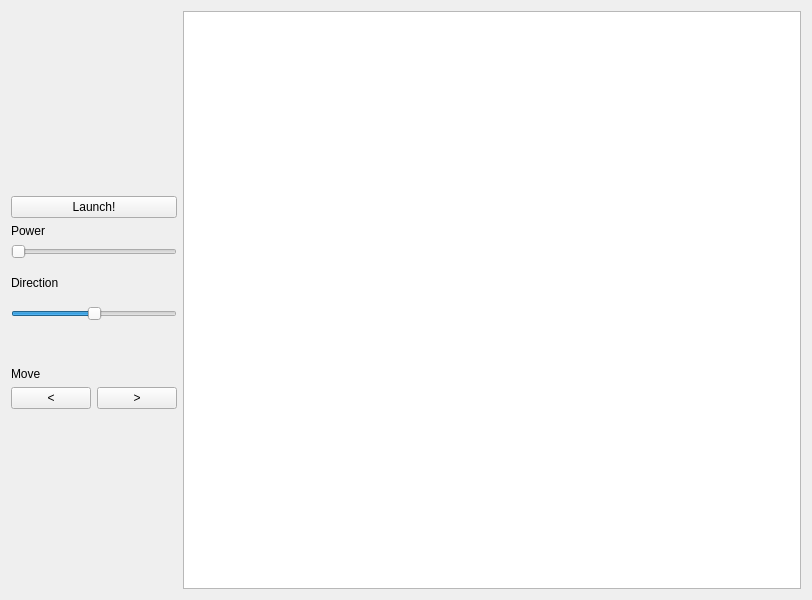
<?xml version="1.0" encoding="UTF-8"?>
<ui version="4.0">
 <class>GameVisual</class>
 <widget class="QWidget" name="GameVisual">
  <property name="geometry">
   <rect>
    <x>0</x>
    <y>0</y>
    <width>812</width>
    <height>600</height>
   </rect>
  </property>
  <property name="windowTitle">
   <string>Form</string>
  </property>
  <layout class="QGridLayout" name="gridLayout">
   <item row="0" column="0">
    <spacer name="verticalSpacer">
     <property name="orientation">
      <enum>Qt::Vertical</enum>
     </property>
     <property name="sizeHint" stdset="0">
      <size>
       <width>20</width>
       <height>179</height>
      </size>
     </property>
    </spacer>
   </item>
   <item row="0" column="3" rowspan="10">
    <widget class="QGraphicsView" name="graphicsView2">
     <property name="focusPolicy">
      <enum>Qt::NoFocus</enum>
     </property>
     <property name="verticalScrollBarPolicy">
      <enum>Qt::ScrollBarAlwaysOff</enum>
     </property>
     <property name="horizontalScrollBarPolicy">
      <enum>Qt::ScrollBarAlwaysOff</enum>
     </property>
    </widget>
   </item>
   <item row="1" column="0" colspan="3">
    <widget class="QPushButton" name="LaunchButton2">
     <property name="focusPolicy">
      <enum>Qt::NoFocus</enum>
     </property>
     <property name="text">
      <string>Launch!</string>
     </property>
    </widget>
   </item>
   <item row="2" column="0">
    <widget class="QLabel" name="label2">
     <property name="text">
      <string>Power</string>
     </property>
    </widget>
   </item>
   <item row="3" column="0" colspan="3">
    <widget class="QSlider" name="VelocitySlider2">
     <property name="focusPolicy">
      <enum>Qt::NoFocus</enum>
     </property>
     <property name="minimum">
      <number>10</number>
     </property>
     <property name="maximum">
      <number>80</number>
     </property>
     <property name="pageStep">
      <number>1</number>
     </property>
     <property name="value">
      <number>10</number>
     </property>
     <property name="sliderPosition">
      <number>10</number>
     </property>
     <property name="orientation">
      <enum>Qt::Horizontal</enum>
     </property>
    </widget>
   </item>
   <item row="4" column="0">
    <widget class="QLabel" name="label3">
     <property name="text">
      <string>Direction</string>
     </property>
    </widget>
   </item>
   <item row="4" column="1">
    <spacer name="verticalSpacer_4">
     <property name="orientation">
      <enum>Qt::Vertical</enum>
     </property>
     <property name="sizeHint" stdset="0">
      <size>
       <width>20</width>
       <height>16</height>
      </size>
     </property>
    </spacer>
   </item>
   <item row="5" column="0" colspan="3">
    <widget class="QSlider" name="AngleSlider2">
     <property name="focusPolicy">
      <enum>Qt::NoFocus</enum>
     </property>
     <property name="minimum">
      <number>-90</number>
     </property>
     <property name="maximum">
      <number>90</number>
     </property>
     <property name="pageStep">
      <number>5</number>
     </property>
     <property name="tracking">
      <bool>true</bool>
     </property>
     <property name="orientation">
      <enum>Qt::Horizontal</enum>
     </property>
    </widget>
   </item>
   <item row="6" column="0">
    <spacer name="verticalSpacer_3">
     <property name="orientation">
      <enum>Qt::Vertical</enum>
     </property>
     <property name="sizeHint" stdset="0">
      <size>
       <width>20</width>
       <height>16</height>
      </size>
     </property>
    </spacer>
   </item>
   <item row="7" column="0">
    <widget class="QLabel" name="label4">
     <property name="text">
      <string>Move</string>
     </property>
    </widget>
   </item>
   <item row="8" column="0" colspan="2">
    <widget class="QPushButton" name="leftButton2">
     <property name="focusPolicy">
      <enum>Qt::NoFocus</enum>
     </property>
     <property name="text">
      <string>&lt;</string>
     </property>
    </widget>
   </item>
   <item row="8" column="2">
    <widget class="QPushButton" name="rightButton2">
     <property name="focusPolicy">
      <enum>Qt::NoFocus</enum>
     </property>
     <property name="text">
      <string>&gt;</string>
     </property>
    </widget>
   </item>
   <item row="9" column="1">
    <spacer name="verticalSpacer_2">
     <property name="orientation">
      <enum>Qt::Vertical</enum>
     </property>
     <property name="sizeHint" stdset="0">
      <size>
       <width>20</width>
       <height>174</height>
      </size>
     </property>
    </spacer>
   </item>
  </layout>
 </widget>
 <resources/>
 <connections/>
</ui>
